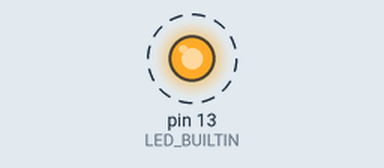
The sketch below on a simulated Arduino Uno, built with avr-gcc and run on an emulated ATmega328P. Shown: output pins drawn as LEDs (lit = HIGH). Dashed ring = blinking. EEPROM starts erased.

Above: at 0.27 s.
Timing chart, 0 to 3.2 s (numbered marks = the images above):
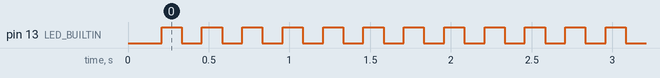

Measured:
- by itself, pin 13 (LED_BUILTIN): alternates HIGH for 0.13 s and LOW for 0.13 s

The sketch:

eeprom-writer.ino
```cpp
#include <EEPROM.h>

/*  E E P R O M  */
// HEADER 16 BYTES (2 BYTES LIBRES)
#define EE_MAGIC_NUMBER 0x00   //8 bytes
#define EE_FS_VERSION 0x08     //2 bytes
#define EE_FS_SIZE 0x0A        //4 bytes

// CONFIG 32 BYTES (12 BYTES LIBRES)
#define EE_PAGE_COUNT 0x10     //2 bytes
#define EE_BAUDRATE 0x12       //1 bytes
#define EE_CONFIG1 0x13        //1 bytes (aes128) bit0: CRYPTO
#define EE_PASS 0x20           //16 bytes (sha256 & 0xFFFF0000)

// DEVICE 48 BYTES (3 BYTES LIBRES)
#define EE_VERSION 0x30        //4 bytes
#define EE_EDITION 0x34        //1 bytes
#define EE_ID 0x38             //8 bytes
#define EE_MODEL 0x40          //32 bytes

// SPELL PAGE 928 BYTES (14 BYTES LIBRE)
#define EE_SPELL 0x60          //832 bytes     Spell msg
#define EE_META_TITLE 0x3A0    //32 bytes      Spell title
#define EE_META_HASH 0x3C0     //32 bytes      Spell hash (sha256)
#define EE_META_LENGTH 0x3E0   //2 bytes       Spell msg size
#define EE_META_CHSUM 0x3E2    //2 bytes       Spell chsum
#define EE_META_EPOCH 0x3E4    //4 bytes       Spell epoch
#define EE_META_I18N 0x3E8     //2 bytes       Spell lang (ISO 639‑3)
#define EE_META_REV 0x3EA      //2 bytes       Spell revision
#define EE_META_TIMES 0x3FA    //2 bytes       Page times written
#define EE_META_LINKFWD 0x3FC  //2 bytes       Next page
#define EE_META_LINKBWD 0x3FE  //2 bytes       Previous page

void setup() {
    pinMode(LED_BUILTIN, OUTPUT);

    //HEADER
    EEPROM.update(EE_MAGIC_NUMBER, 0x7D);
    EEPROM.update(EE_MAGIC_NUMBER + 1, 0x73);
    EEPROM.update(EE_MAGIC_NUMBER + 2, 0xA4);
    EEPROM.update(EE_MAGIC_NUMBER + 3, 0x1C);
    EEPROM.update(EE_MAGIC_NUMBER + 4, 0xDC);
    EEPROM.update(EE_MAGIC_NUMBER + 5, 0x7E);
    EEPROM.update(EE_MAGIC_NUMBER + 6, 0xFA);
    EEPROM.update(EE_MAGIC_NUMBER + 7, 0xCD);
    EEPROM.update(EE_FS_VERSION, 0);
    EEPROM.update(EE_FS_VERSION + 1, 1);
    EEPROM.update(EE_FS_SIZE, 0);
    EEPROM.update(EE_FS_SIZE + 1, 0);
    EEPROM.update(EE_FS_SIZE + 2, 4);
    EEPROM.update(EE_FS_SIZE + 3, 0);

    //CONFIG
    EEPROM.update(EE_PAGE_COUNT, 0);
    EEPROM.update(EE_PAGE_COUNT + 1, 0);
    EEPROM.update(EE_BAUDRATE, 3);

    //DEVICE
    EEPROM.update(EE_VERSION, 1);
    EEPROM.update(EE_VERSION + 1, 0);
    EEPROM.update(EE_VERSION + 2, 0);
    EEPROM.update(EE_VERSION + 3, 1);
    EEPROM.update(EE_EDITION, 1);
    EEPROM.update(EE_ID, 0x97);
    EEPROM.update(EE_ID + 1, 0xFE);
    EEPROM.update(EE_ID + 2, 0xC1);
    EEPROM.update(EE_ID + 3, 0x96);
    EEPROM.update(EE_ID + 4, 0xDA);
    EEPROM.update(EE_ID + 5, 0x39);
    EEPROM.update(EE_ID + 6, 0x5C);
    EEPROM.update(EE_ID + 7, 0x5A);
    EEPROM.update(EE_MODEL, '\0');
    EEPROM.update(EE_MODEL + 1, '\0');
    EEPROM.update(EE_MODEL + 2, '\0');
    EEPROM.update(EE_MODEL + 3, '\0');
    EEPROM.update(EE_MODEL + 4, '\0');
    EEPROM.update(EE_MODEL + 5, '\0');
    EEPROM.update(EE_MODEL + 6, '\0');
    EEPROM.update(EE_MODEL + 7, '\0');
    EEPROM.update(EE_MODEL + 8, '\0');
    EEPROM.update(EE_MODEL + 9, '\0');
    EEPROM.update(EE_MODEL + 10, '\0');
    EEPROM.update(EE_MODEL + 11, '\0');
    EEPROM.update(EE_MODEL + 12, '\0');
    EEPROM.update(EE_MODEL + 13, '\0');
    EEPROM.update(EE_MODEL + 14, '\0');
    EEPROM.update(EE_MODEL + 15, '\0');
    EEPROM.update(EE_MODEL + 16, '\0');
    EEPROM.update(EE_MODEL + 17, '\0');
    EEPROM.update(EE_MODEL + 18, '\0');
    EEPROM.update(EE_MODEL + 19, '\0');
    EEPROM.update(EE_MODEL + 20, '\0');
    EEPROM.update(EE_MODEL + 21, '\0');
    EEPROM.update(EE_MODEL + 22, '\0');
    EEPROM.update(EE_MODEL + 23, '\0');
    EEPROM.update(EE_MODEL + 24, '\0');
    EEPROM.update(EE_MODEL + 25, '\0');
    EEPROM.update(EE_MODEL + 26, '\0');
    EEPROM.update(EE_MODEL + 27, '\0');
    EEPROM.update(EE_MODEL + 28, '\0');
    EEPROM.update(EE_MODEL + 29, '\0');
    EEPROM.update(EE_MODEL + 30, '\0');
    EEPROM.update(EE_MODEL + 31, '\0');
}

void loop() {
    digitalWrite(LED_BUILTIN, HIGH);
    delay(125);
    digitalWrite(LED_BUILTIN, LOW);
    delay(125);
}
```
